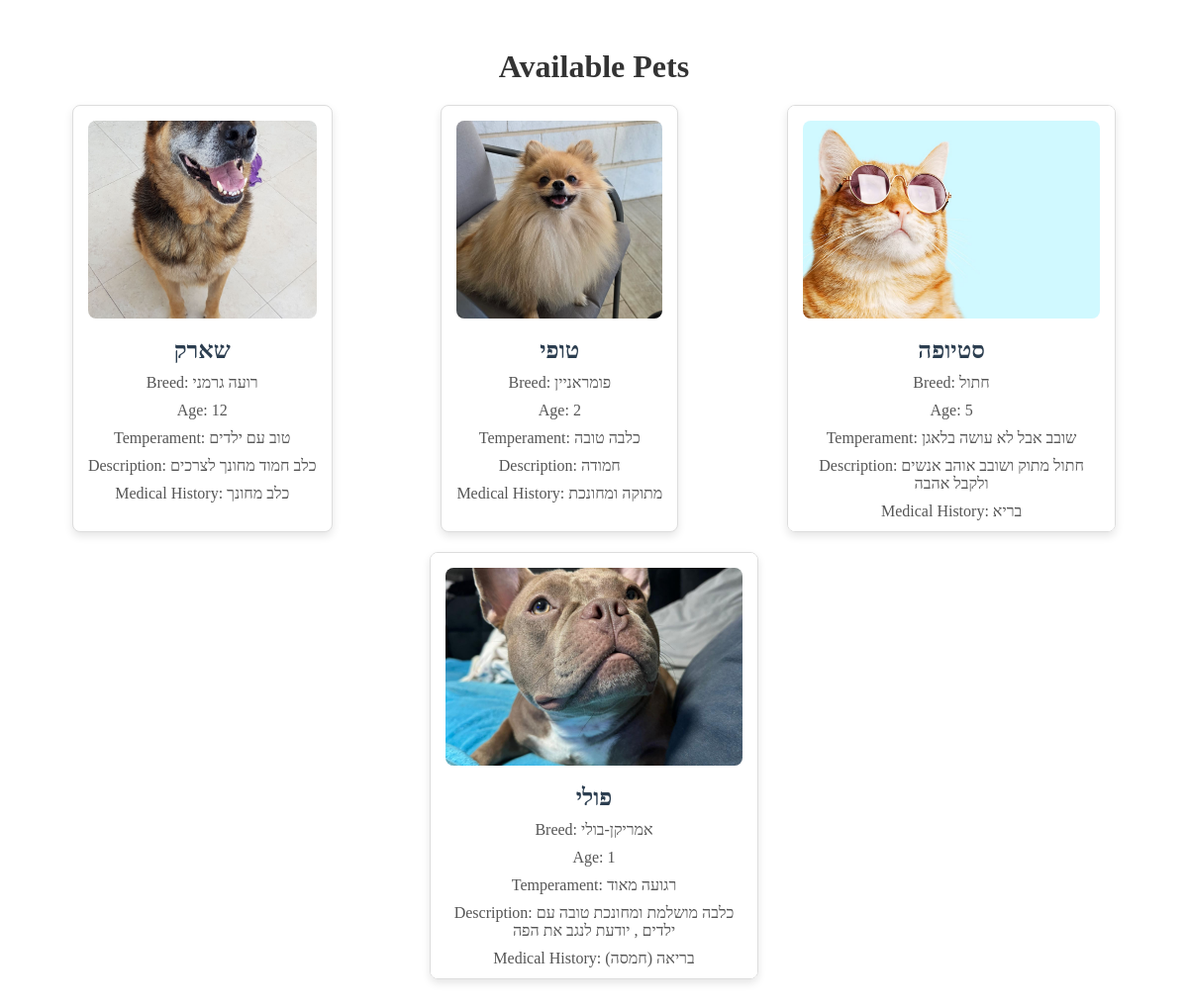
The app's page /resources/, older data.
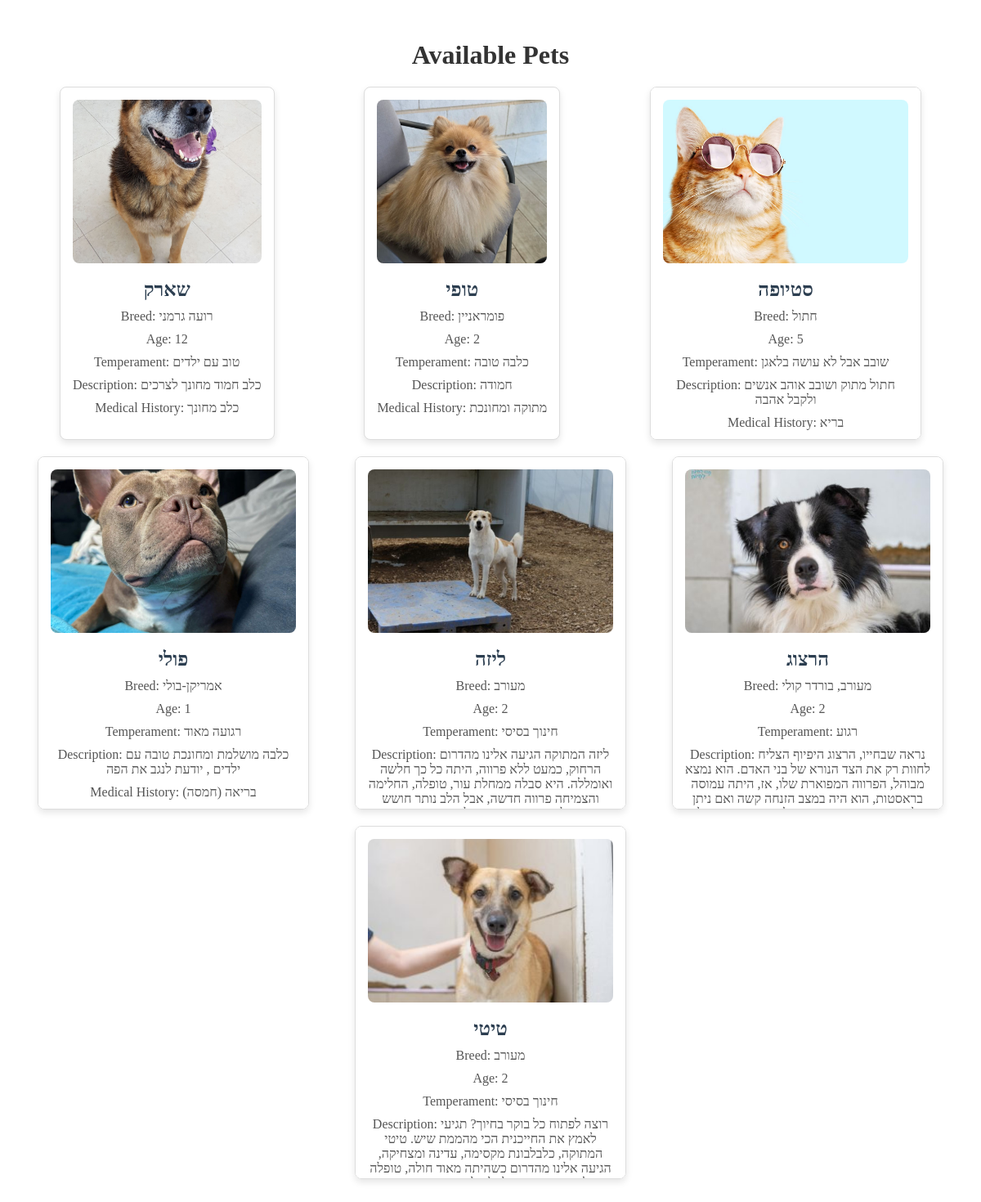
The same page, newer data.
### main/models.py (models this page shows)
class Pet(models.Model):
    name = models.CharField(max_length=100)
    age = models.IntegerField()
    breed = models.CharField(max_length=100)
    description = models.TextField()
    temperament = models.CharField(max_length=100)
    medical_history = models.TextField()
    image = models.ImageField(upload_to='pet_images/')

### main/views.py (the view)
# urls.py: path('resources/', views.resources, name='resources'),
def resources(request):
    pets = Pet.objects.all()  # Fetch all Pet objects from the database
    context = {'pets': pets}
    return render(request=request, template_name='pet_list.html',context=context)

### main/templates/pet_list.html (shortened to what this page needs)
<!DOCTYPE html>
<html lang="he">
<head>
</head>
<body>
    <div class="container">
        <h1>Available Pets</h1>
        {% if pets %}
        <div class="pets-grid">
            {% for pet in pets %}
            <div class="pet-card">
                <img class="pet-image" src="{{ pet.image.url }}" alt="{{ pet.name }}">
                <div class="pet-name">{{ pet.name }}</div>
                <div class="pet-info">Breed: {{ pet.breed }}</div>
                <div class="pet-info">Age: {{ pet.age }}</div>
                <div class="pet-info">Temperament: {{ pet.temperament }}</div>
                <div class="pet-info">Description: {{ pet.description }}</div>
                <div class="pet-info">Medical History: {{ pet.medical_history }}</div>
            </div>
            {% endfor %}
        </div>
        {% else %}
        <p>No pets available at the moment.</p>
        {% endif %}
    </div>
</body>
</html>

### main/templates/pet_list.html (style rules this page uses)
.container { max-width: 1200px; margin: 0 auto; padding: 20px; }
h1 { text-align: center; margin-bottom: 20px; color: #333; }
.pets-grid { display: flex; flex-wrap: wrap; gap: 20px; justify-content: space-around; }
.pet-card { border: 1px solid #ddd; border-radius: 8px; padding: 15px; max-width: 300px; box-shadow: 0 4px 8px rgba(0, 0, 0, 0.1); transition: transform 0.3s; text-align: center; background-color: #fff; overflow: auto; height: 400px; }
.pet-image { width: 100%; height: 200px; object-fit: cover; border-radius: 8px; margin-bottom: 15px; }
.pet-name { font-size: 24px; font-weight: bold; color: #2c3e50; margin-bottom: 10px; }
.pet-info { font-size: 16px; color: #555; margin-bottom: 10px; }

Row changes from the older to the newer data that the page shows:
added Pet: image (picture), name "ליזה", breed "מעורב", age "2", temperament "חינוך בסיסי", description "ליזה המתוקה הגיעה אלינו מהדרום הרחוק, כמעט ללא פרווה, היתה כל כך חלשה ואומללה. היא סבלה ממחלת עור, טופלה, החלימה והצמיחה פרווה חדשה, אבל הלב נותר חושש…"
added Pet: image (picture), name "הרצוג", breed "מעורב, בורדר קולי", age "2", temperament "רגוע", description "נראה שבחייו, הרצוג היפיוף הצליח לחוות רק את הצד הנורא של בני האדם. הוא נמצא מבוהל, הפרווה המפוארת שלו, אז, היתה עמוסה בראסטות, הוא היה במצב הזנחה קשה ואם ניתן…"
added Pet: image (picture), name "טיטי", breed "מעורב", age "2", temperament "חינוך בסיסי", description "רוצה לפתוח כל בוקר בחיוך? תגיעי לאמץ את החייכנית הכי מהממת שיש. טיטי המתוקה, כלבלבונת מקסימה, עדינה ומצחיקה, הגיעה אלינו מהדרום כשהיתה מאוד חולה, טופלה…"
